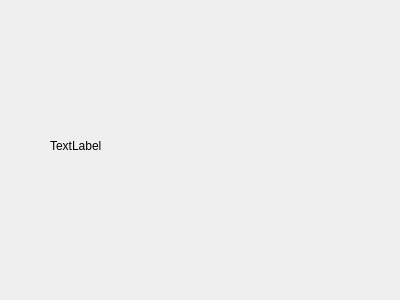
<?xml version="1.0" encoding="UTF-8"?>
<ui version="4.0">
 <class>Dialog</class>
 <widget class="QDialog" name="Dialog">
  <property name="geometry">
   <rect>
    <x>0</x>
    <y>0</y>
    <width>400</width>
    <height>300</height>
   </rect>
  </property>
  <property name="windowTitle">
   <string>Dialog</string>
  </property>
  <widget class="QLabel" name="label">
   <property name="geometry">
    <rect>
     <x>50</x>
     <y>90</y>
     <width>311</width>
     <height>111</height>
    </rect>
   </property>
   <property name="text">
    <string>TextLabel</string>
   </property>
  </widget>
 </widget>
 <resources/>
 <connections/>
</ui>
